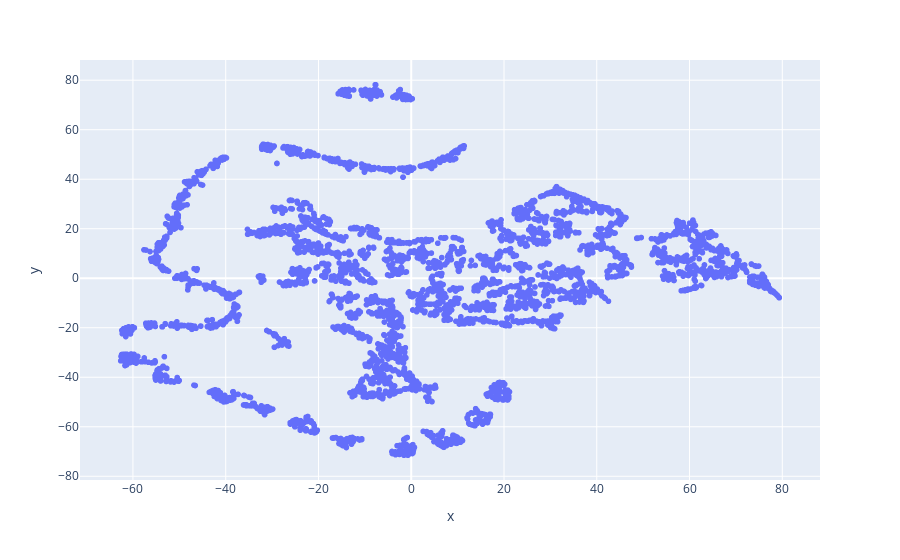

Notebook source saved alongside this figure:
### Markdown cell above
**Respuesta:**

### Code cell
pipe = Pipeline(steps=[
    ('LRMFP', FunctionTransformer(custom_features)),
    ('MinMaxTransformer', ColumnTransformer([('MinMax', MinMax(), slice(0, 5))])),
    ('T-SNE', TSNE()),
])

reduction = pipe.fit_transform(df_retail)
fig = px.scatter(x=reduction[:, 0], y=reduction[:, 1])
fig.show()

### Figure 1 — Plotly figure (JSON) as saved in the notebook; plotly's stock layout.template omitted (floating-point values rounded to 4 significant figures; data arrays with more than 128 entries replaced by an {"elided": "..."} marker saying what was removed)
{"data": [{"hovertemplate": "x=%{x}<br>y=%{y}<extra></extra>", "legendgroup": "", "marker": {"color": "#636efa", "symbol": "circle"}, "mode": "markers", "name": "", "showlegend": false, "type": "scattergl", "x": {"elided": "4314 float values"}, "xaxis": "x", "y": {"elided": "4314 float values"}, "yaxis": "y"}], "layout": {"legend": {"tracegroupgap": 0}, "margin": {"t": 60}, "xaxis": {"anchor": "y", "domain": [0, 1], "title": {"text": "x"}}, "yaxis": {"anchor": "x", "domain": [0, 1], "title": {"text": "y"}}}}
